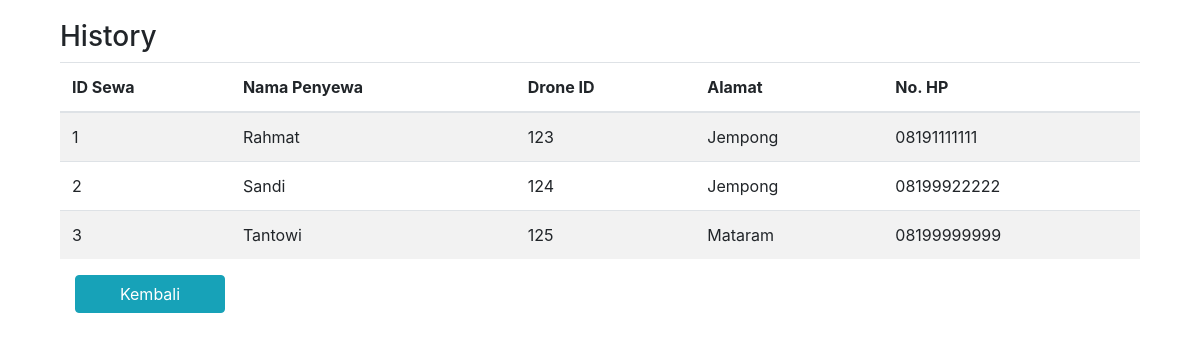
Page /Data/history.php on the committed database.
### tables this page shows
CREATE TABLE `history` (
  `id_sewa` int(10) NOT NULL,
  `nama_penyewa` varchar(50) NOT NULL,
  `id_drone` int(10) NOT NULL,
  `alamat` text NOT NULL,
  `no_hp` text NOT NULL
);

### Data/history.php (the view, shortened to what this page needs)
<!DOCTYPE html>
<html lang="en">
<head>
    <link rel="stylesheet" href="https://cdn.jsdelivr.net/npm/bootstrap@4.5.3/dist/css/bootstrap.min.css">
</head>
<body>
    <?php
    include_once('Connection.php');
    $sql = 'SELECT * FROM history';
    $history = mysqli_query($conn, $sql);
    ?>
    <div class="container" style="padding-top: 20px; padding-bottom: 20px;">
        <div class="col">
            <h3>History</h3>
            <table class="table table-striped table-hover dtabel">
                <thead>
                    <tr>
                        <th>ID Sewa</th>
                        <th>Nama Penyewa</th>
                        <th>Drone ID</th>
                        <th>Alamat</th>
                        <th>No. HP</th>
                    </tr>
                </thead>
                <tbody>
                    <?php while ($data = mysqli_fetch_object($history)) { ?>
                        <tr>
                            <td><?= $data->id_sewa ?></td>
                            <td><?= $data->nama_penyewa ?></td>
                            <td><?= $data->id_drone ?></td>
                            <td><?= $data->alamat ?></td>
                            <td><?= $data->no_hp ?></td>
                        </tr>
                    <?php } ?>
                </tbody>
            </table>
            <div class="col-2">
                <a href="index.php">
                    <button class="btn btn-info btn-block">Kembali</button>
                </a>
            </div>
        </div>
    </div>
</body>
</html>

### rows in the picture
history: id_sewa "1", nama_penyewa "Rahmat", id_drone "123", alamat "Jempong", no_hp "08191111111"
history: id_sewa "2", nama_penyewa "Sandi", id_drone "124", alamat "Jempong", no_hp "08199922222"
history: id_sewa "3", nama_penyewa "Tantowi", id_drone "125", alamat "Mataram", no_hp "08199999999"
